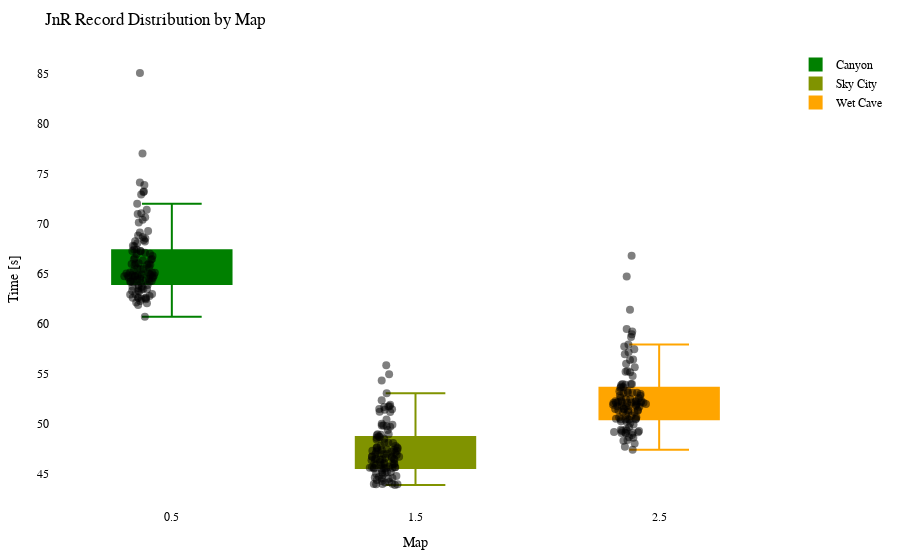

Notebook code cell kept with this figure:
### Code cell
import plotly.graph_objects as go
import plotly.io as pio

df = getRecordsDataframe(minigame="Jump and Run")

# Calculate the offset for centering the data points
num_columns = len(df.columns)
offset = 0.5

# Create a Swarm plot using Plotly
fig = go.Figure()

cmap = LinearSegmentedColormap.from_list("green_orange", ["green", "orange"])
colors = [to_hex(cmap(i / (num_columns - 1))) for i in range(num_columns)]

for i, (column, color) in enumerate(zip(df.columns, colors)):
    x_values = [i + offset] * len(df[column])  # Adjust x-values with offset for horizontal centering
    fig.add_trace(go.Box(x=x_values,
                         y=df[column],
                         name=column,
                         boxpoints='all',
                         pointpos=-0.5,  # Adjust point position to prevent overlapping
                         marker=dict(color='rgba(0,0,0,0.5)', size=8),  # Adjust marker color and size
                         line=dict(color=color),
                         fillcolor=color,
                         hovertext=df_to_html.index,
                         hoverinfo='name+text+y',
                         showlegend=True))

fig.update_layout(title="JnR Record Distribution by Map",
                  xaxis=dict(title="Map"),
                  yaxis=dict(title="Time [s]"),
                  showlegend=True,
                  font=dict(family="Arial", size=12, color="black"),  # Customize font
                  plot_bgcolor="white",  # Set background color
                  margin=dict(l=50, r=50, t=50, b=50),  # Adjust margins for better layout
                  )


pio.show(fig)

pio.write_html(fig, "out/jump_swarm_plot.html")

### Figure 1 — Plotly figure (JSON) as saved in the notebook; plotly's stock layout.template omitted (floating-point values rounded to 4 significant figures)
{"data": [{"boxpoints": "all", "fillcolor": "#008000", "hoverinfo": "name+text+y", "hovertext": ["20LeRe10", "2wc", "agowskyy", "Allooy", "Anni808", "Axollotel", "bawskey", "BusinessBent", "ByNetherdude", "byTobi", "cediiiiii_10", "Chander24", "Chrisi20101", "CML_Justin", "crocodile1870", "cxl1lo", "DarkCobweb", "deadfiight", "DerBaumIstDerWeg", "Dokkkkko", "Ex4cted", "Falke23_5", "Feinberg", "ffawks", "Fflopse", "ForceFox", "Freeeedom", "frutigall", "GamemasterNiki", "GeneralEnte06", "Gerrygames", "Gobo9", "GrafikKatze", "Grapfen", "Gummibearchen", "H1ghsay", "h4nnes", "Harold_Sensemann", "HeIsJustAPoorBoy", "HerrDante", "Jan2220", "JennieKim", "jimmi1410", "JOW23", "Joy_8oy", "juvona", "KakaMC", "Kanickelul", "Keenaai", "Kokochampi", "Kokochampo", "Kopfradio", "Krusti", "Kyuudo", "La_meleagro", "LeWi_100", "Lingex", "lizsyy", "LordAlexos", "loukrativ", "Lubottus", "Luis_XYZ", "M0orey_0", "marbrueck", "Martomias", "Mincheeen", "miridis41", "MrNulfred", "Mvsk_", "myshq", "Nexilus", "Ninivee", "officialryzon", "Oronor", "PedroZockt", "Picutar", "PixlNight", "PolizeiDreamy", "Radattel", "Radiokopf", "Raefinzs", "ReichesBrot", "revolverz", "Ritokii", "Sackkerl", "SB387", "ScreamingBlatz", "Sebi1801", "Seemops_8", "Sey__", "Shiewk", "SiLoHB", "Snitcherella", "SpeckyCut", "StaudammAusHolz", "TheBreadHD", "TheFabo", "Tomiokey", "twitchparaskiill", "Txlentierter", "T_Niko_T", "Umgfoin", "WachtelWachtel", "WirdNichtGeladen", "Wissender", "xBaumeisterin", "xX_Dima_ggg_Xx6", "xX_Masha_ggg_Xx9", "yzvm", "_n3d", "_Waldi_"], "line": {"color": "#008000"}, "marker": {"color": "rgba(0,0,0,0.5)", "size": 8}, "name": "Canyon", "pointpos": -0.5, "showlegend": true, "type": "box", "x": [0.5, 0.5, 0.5, 0.5, 0.5, 0.5, 0.5, 0.5, 0.5, 0.5, 0.5, 0.5, 0.5, 0.5, 0.5, 0.5, 0.5, 0.5, 0.5, 0.5, 0.5, 0.5, 0.5, 0.5, 0.5, 0.5, 0.5, 0.5, 0.5, 0.5, 0.5, 0.5, 0.5, 0.5, 0.5, 0.5, 0.5, 0.5, 0.5, 0.5, 0.5, 0.5, 0.5, 0.5, 0.5, 0.5, 0.5, 0.5, 0.5, 0.5, 0.5, 0.5, 0.5, 0.5, 0.5, 0.5, 0.5, 0.5, 0.5, 0.5, 0.5, 0.5, 0.5, 0.5, 0.5, 0.5, 0.5, 0.5, 0.5, 0.5, 0.5, 0.5, 0.5, 0.5, 0.5, 0.5, 0.5, 0.5, 0.5, 0.5, 0.5, 0.5, 0.5, 0.5, 0.5, 0.5, 0.5, 0.5, 0.5, 0.5, 0.5, 0.5, 0.5, 0.5, 0.5, 0.5, 0.5, 0.5, 0.5, 0.5, 0.5, 0.5, 0.5, 0.5, 0.5, 0.5, 0.5, 0.5, 0.5, 0.5, 0.5], "y": [67.09, 63.22, 64.73, 63.44, 65.84, 65.5, 68.21, 66.96, 71.97, 65.44, 61.86, 74.1, 64.49, 64.08, 64.12, 66.76, 66.04, 64.81, 63.28, 64.8, 62.55, 65.87, 66.56, 63.42, 62.12, 64.7, 63.49, 64.48, 64.87, 64.6, 64.41, 60.7, 63.85, 63.67, 64.25, 64.74, 67.25, 64.24, 68.36, 62.58, 64.82, 65.09, 77.0, 62.75, 68.66, 85.07, 62.9, null, 66.38, 73.22, 70.39, 70.64, 66.0, 64.7, 68.23, 62.45, 67.74, 62.26, 67.26, 72.92, 62.53, 67.24, 65.89, 64.78, 64.95, 65.62, 70.96, 64.9, 71.04, 62.93, 73.16, 65.02, null, 66.01, 62.62, 63.82, 63.68, 71.39, 66.47, 66.44, 65.1, 64.18, 69.25, 70.11, 68.54, 64.31, 65.11, null, 64.36, 62.04, 63.57, 73.86, 62.48, 68.81, 65.47, 67.41, 66.97, 65.23, 69.11, 66.3, 67.79, 64.57, 62.96, 64.87, 65.97, 62.64, 67.4, 68.04, 63.28, 64.21, 65.11]}, {"boxpoints": "all", "fillcolor": "#809300", "hoverinfo": "name+text+y", "hovertext": ["20LeRe10", "2wc", "agowskyy", "Allooy", "Anni808", "Axollotel", "bawskey", "BusinessBent", "ByNetherdude", "byTobi", "cediiiiii_10", "Chander24", "Chrisi20101", "CML_Justin", "crocodile1870", "cxl1lo", "DarkCobweb", "deadfiight", "DerBaumIstDerWeg", "Dokkkkko", "Ex4cted", "Falke23_5", "Feinberg", "ffawks", "Fflopse", "ForceFox", "Freeeedom", "frutigall", "GamemasterNiki", "GeneralEnte06", "Gerrygames", "Gobo9", "GrafikKatze", "Grapfen", "Gummibearchen", "H1ghsay", "h4nnes", "Harold_Sensemann", "HeIsJustAPoorBoy", "HerrDante", "Jan2220", "JennieKim", "jimmi1410", "JOW23", "Joy_8oy", "juvona", "KakaMC", "Kanickelul", "Keenaai", "Kokochampi", "Kokochampo", "Kopfradio", "Krusti", "Kyuudo", "La_meleagro", "LeWi_100", "Lingex", "lizsyy", "LordAlexos", "loukrativ", "Lubottus", "Luis_XYZ", "M0orey_0", "marbrueck", "Martomias", "Mincheeen", "miridis41", "MrNulfred", "Mvsk_", "myshq", "Nexilus", "Ninivee", "officialryzon", "Oronor", "PedroZockt", "Picutar", "PixlNight", "PolizeiDreamy", "Radattel", "Radiokopf", "Raefinzs", "ReichesBrot", "revolverz", "Ritokii", "Sackkerl", "SB387", "ScreamingBlatz", "Sebi1801", "Seemops_8", "Sey__", "Shiewk", "SiLoHB", "Snitcherella", "SpeckyCut", "StaudammAusHolz", "TheBreadHD", "TheFabo", "Tomiokey", "twitchparaskiill", "Txlentierter", "T_Niko_T", "Umgfoin", "WachtelWachtel", "WirdNichtGeladen", "Wissender", "xBaumeisterin", "xX_Dima_ggg_Xx6", "xX_Masha_ggg_Xx9", "yzvm", "_n3d", "_Waldi_"], "line": {"color": "#809300"}, "marker": {"color": "rgba(0,0,0,0.5)", "size": 8}, "name": "Sky City", "pointpos": -0.5, "showlegend": true, "type": "box", "x": [1.5, 1.5, 1.5, 1.5, 1.5, 1.5, 1.5, 1.5, 1.5, 1.5, 1.5, 1.5, 1.5, 1.5, 1.5, 1.5, 1.5, 1.5, 1.5, 1.5, 1.5, 1.5, 1.5, 1.5, 1.5, 1.5, 1.5, 1.5, 1.5, 1.5, 1.5, 1.5, 1.5, 1.5, 1.5, 1.5, 1.5, 1.5, 1.5, 1.5, 1.5, 1.5, 1.5, 1.5, 1.5, 1.5, 1.5, 1.5, 1.5, 1.5, 1.5, 1.5, 1.5, 1.5, 1.5, 1.5, 1.5, 1.5, 1.5, 1.5, 1.5, 1.5, 1.5, 1.5, 1.5, 1.5, 1.5, 1.5, 1.5, 1.5, 1.5, 1.5, 1.5, 1.5, 1.5, 1.5, 1.5, 1.5, 1.5, 1.5, 1.5, 1.5, 1.5, 1.5, 1.5, 1.5, 1.5, 1.5, 1.5, 1.5, 1.5, 1.5, 1.5, 1.5, 1.5, 1.5, 1.5, 1.5, 1.5, 1.5, 1.5, 1.5, 1.5, 1.5, 1.5, 1.5, 1.5, 1.5, 1.5, 1.5, 1.5], "y": [49.74, 44.36, 47.5, 47.64, 51.73, 49.8, 46.61, 46.7, 51.88, 46.58, 44.57, 54.3, 45.64, 46.34, 47.28, 48.9, 46.41, 47.28, 43.85, 48.09, 44.15, 47.37, 47.57, 45.17, 44.66, 44.61, 45.09, 47.78, 47.6, 45.64, 45.17, 43.94, 44.85, 45.58, 45.69, 48.7, 47.2, 45.98, 46.41, 43.96, 46.17, 45.97, 48.48, 43.98, 48.95, 51.43, 44.76, 51.66, 48.58, 51.19, 49.82, 51.17, 46.68, 46.72, 46.46, 44.12, 48.85, 45.53, 51.45, 47.34, 45.57, 49.88, 47.19, 49.37, 46.94, 45.94, 46.01, 46.89, 49.99, 43.98, 45.53, 47.37, 51.4, 46.99, 43.93, 45.02, 45.59, 53.04, 46.42, 48.41, 52.34, 44.49, 55.84, 46.11, 47.01, 47.12, 48.67, 46.93, 46.43, 44.26, 45.64, 54.93, 49.68, 48.93, 45.55, 48.07, 45.36, 47.77, 47.41, null, 51.72, 46.69, 45.07, 45.87, 48.1, 45.53, 46.51, 50.42, 44.5, 45.87, 46.01]}, {"boxpoints": "all", "fillcolor": "#ffa500", "hoverinfo": "name+text+y", "hovertext": ["20LeRe10", "2wc", "agowskyy", "Allooy", "Anni808", "Axollotel", "bawskey", "BusinessBent", "ByNetherdude", "byTobi", "cediiiiii_10", "Chander24", "Chrisi20101", "CML_Justin", "crocodile1870", "cxl1lo", "DarkCobweb", "deadfiight", "DerBaumIstDerWeg", "Dokkkkko", "Ex4cted", "Falke23_5", "Feinberg", "ffawks", "Fflopse", "ForceFox", "Freeeedom", "frutigall", "GamemasterNiki", "GeneralEnte06", "Gerrygames", "Gobo9", "GrafikKatze", "Grapfen", "Gummibearchen", "H1ghsay", "h4nnes", "Harold_Sensemann", "HeIsJustAPoorBoy", "HerrDante", "Jan2220", "JennieKim", "jimmi1410", "JOW23", "Joy_8oy", "juvona", "KakaMC", "Kanickelul", "Keenaai", "Kokochampi", "Kokochampo", "Kopfradio", "Krusti", "Kyuudo", "La_meleagro", "LeWi_100", "Lingex", "lizsyy", "LordAlexos", "loukrativ", "Lubottus", "Luis_XYZ", "M0orey_0", "marbrueck", "Martomias", "Mincheeen", "miridis41", "MrNulfred", "Mvsk_", "myshq", "Nexilus", "Ninivee", "officialryzon", "Oronor", "PedroZockt", "Picutar", "PixlNight", "PolizeiDreamy", "Radattel", "Radiokopf", "Raefinzs", "ReichesBrot", "revolverz", "Ritokii", "Sackkerl", "SB387", "ScreamingBlatz", "Sebi1801", "Seemops_8", "Sey__", "Shiewk", "SiLoHB", "Snitcherella", "SpeckyCut", "StaudammAusHolz", "TheBreadHD", "TheFabo", "Tomiokey", "twitchparaskiill", "Txlentierter", "T_Niko_T", "Umgfoin", "WachtelWachtel", "WirdNichtGeladen", "Wissender", "xBaumeisterin", "xX_Dima_ggg_Xx6", "xX_Masha_ggg_Xx9", "yzvm", "_n3d", "_Waldi_"], "line": {"color": "#ffa500"}, "marker": {"color": "rgba(0,0,0,0.5)", "size": 8}, "name": "Wet Cave", "pointpos": -0.5, "showlegend": true, "type": "box", "x": [2.5, 2.5, 2.5, 2.5, 2.5, 2.5, 2.5, 2.5, 2.5, 2.5, 2.5, 2.5, 2.5, 2.5, 2.5, 2.5, 2.5, 2.5, 2.5, 2.5, 2.5, 2.5, 2.5, 2.5, 2.5, 2.5, 2.5, 2.5, 2.5, 2.5, 2.5, 2.5, 2.5, 2.5, 2.5, 2.5, 2.5, 2.5, 2.5, 2.5, 2.5, 2.5, 2.5, 2.5, 2.5, 2.5, 2.5, 2.5, 2.5, 2.5, 2.5, 2.5, 2.5, 2.5, 2.5, 2.5, 2.5, 2.5, 2.5, 2.5, 2.5, 2.5, 2.5, 2.5, 2.5, 2.5, 2.5, 2.5, 2.5, 2.5, 2.5, 2.5, 2.5, 2.5, 2.5, 2.5, 2.5, 2.5, 2.5, 2.5, 2.5, 2.5, 2.5, 2.5, 2.5, 2.5, 2.5, 2.5, 2.5, 2.5, 2.5, 2.5, 2.5, 2.5, 2.5, 2.5, 2.5, 2.5, 2.5, 2.5, 2.5, 2.5, 2.5, 2.5, 2.5, 2.5, 2.5, 2.5, 2.5, 2.5, 2.5], "y": [51.73, 48.6, 52.16, 50.19, 51.47, 51.48, 53.25, 52.1, 64.71, 51.88, 49.27, 56.94, 52.09, 50.65, 52.09, 52.8, 52.23, 51.35, 49.09, 53.08, 48.86, 52.25, 53.68, 51.29, 47.7, 50.44, 51.8, 52.09, 52.2, 50.81, 51.36, 47.38, 49.3, 49.64, 50.49, 52.56, 52.27, 50.6, 53.87, 48.37, 50.41, 51.13, 57.9, 49.06, 57.43, null, 48.64, 59.2, 52.79, 58.94, 53.97, 66.79, 53.88, 52.47, 54.77, 48.02, 52.46, 50.25, 53.56, 61.4, 49.39, 55.26, 52.12, 52.01, 51.37, 50.44, 52.26, 51.97, 53.09, 49.04, 51.69, 51.79, 52.07, 52.6, 49.09, 49.45, 50.39, 58.67, 51.15, 53.97, 56.42, 48.29, 56.36, 51.15, 57.72, 53.09, 51.77, 55.65, 50.89, 49.16, 51.69, 59.46, 53.05, 53.64, 55.15, 53.95, 52.1, 55.19, 52.95, null, 55.99, 50.45, 49.92, 51.47, 51.89, 50.07, 53.25, 57.14, 49.26, 50.51, 49.14]}], "layout": {"font": {"color": "black", "family": "Arial", "size": 12}, "margin": {"b": 50, "l": 50, "r": 50, "t": 50}, "plot_bgcolor": "white", "showlegend": true, "title": {"text": "JnR Record Distribution by Map"}, "xaxis": {"title": {"text": "Map"}}, "yaxis": {"title": {"text": "Time [s]"}}}}
